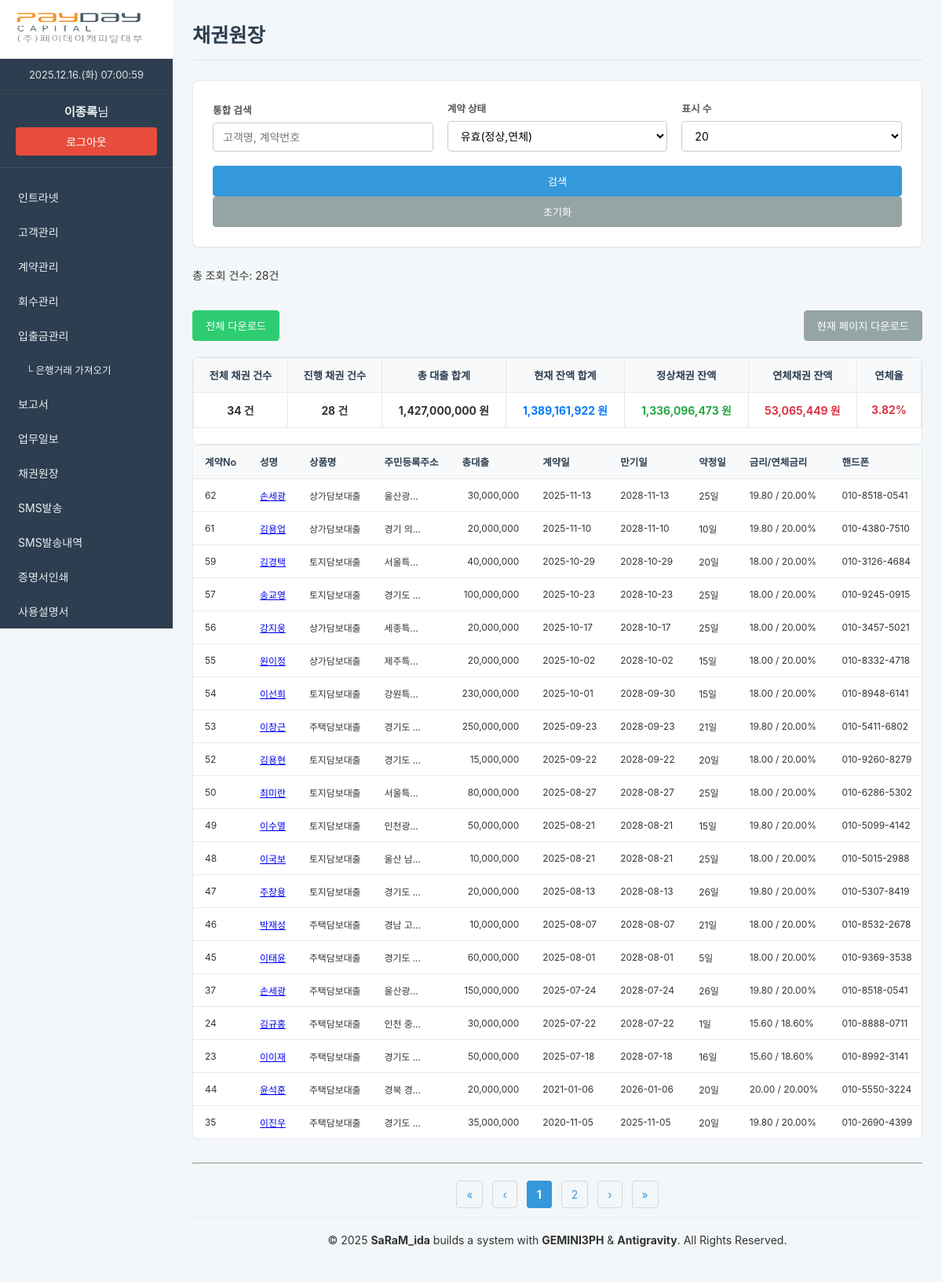
The app's page /pages/bond_ledger.php (signed in) with its own data.
### tables this page shows
CREATE TABLE `contracts` (
  `id` int(11) NOT NULL AUTO_INCREMENT,
  `customer_id` int(11) NOT NULL,
  `loan_amount` decimal(15,2) NOT NULL,
  `current_outstanding_principal` decimal(15,2) NOT NULL DEFAULT 0.00 COMMENT '현재 대출 잔액',
  `interest_rate` decimal(5,2) NOT NULL,
  `overdue_interest_rate` decimal(5,2) NOT NULL DEFAULT 0.00,
  `prepayment_rate` decimal(5,2) NOT NULL DEFAULT 0.00,
  `cumulative_overdue_days` int(11) NOT NULL DEFAULT 0,
  `loan_date` date NOT NULL,
  `maturity_date` date NOT NULL,
  `status` varchar(50) NOT NULL DEFAULT 'active',
  `product_name` varchar(100) DEFAULT NULL,
  `collateral_type` varchar(100) DEFAULT NULL,
  `collateral_address` varchar(255) DEFAULT NULL,
  `brokerage_channel` varchar(100) DEFAULT NULL,
  `broker_name` varchar(100) DEFAULT NULL,
  `payment_due_day` int(2) DEFAULT NULL,
  `created_at` datetime DEFAULT current_timestamp(),
  `bank_name` varchar(255) DEFAULT NULL,
  `account_number` varchar(255) DEFAULT NULL,
  `account_holder` varchar(255) DEFAULT NULL,
  `agreement_date` int(11) DEFAULT NULL COMMENT '약정일 (매월 납입일)',
  `repayment_method` varchar(50) DEFAULT NULL COMMENT '상환방법',
  `monthly_installment` decimal(15,2) DEFAULT NULL COMMENT '월상환약정금액',
  `contract_period_years` int(11) DEFAULT 3 COMMENT '계약기간(년)',
  `manager` varchar(100) DEFAULT NULL COMMENT '관리담당자',
  `shortfall_amount` decimal(15,2) DEFAULT 0.00,
  `next_due_date` date DEFAULT NULL,
  `last_interest_calc_date` date DEFAULT NULL,
  `rate_change_date` date DEFAULT NULL COMMENT '이율 변경 기준일',
  `new_interest_rate` decimal(5,2) DEFAULT NULL COMMENT '변경-정상 이율',
  `new_overdue_rate` decimal(5,2) DEFAULT NULL COMMENT '변경-연체 이율',
  `deferred_agreement_amount` decimal(15,2) DEFAULT 0.00 COMMENT '유예약정금',
  PRIMARY KEY (`id`),
  KEY `customer_id` (`customer_id`)
);

CREATE TABLE `customers` (
  `id` int(11) NOT NULL AUTO_INCREMENT,
  `name` varchar(100) NOT NULL,
  `resident_id_partial` varchar(8) DEFAULT NULL,
  `phone` varchar(20) NOT NULL,
  `address` varchar(255) DEFAULT NULL,
  `address_registered` varchar(255) DEFAULT NULL,
  `address_actual` varchar(255) DEFAULT NULL,
  `memo` text DEFAULT NULL,
  `created_at` datetime DEFAULT current_timestamp(),
  `application_source` varchar(255) DEFAULT NULL COMMENT '신청거래처',
  `requested_loan_amount` decimal(15,2) DEFAULT NULL COMMENT '대출신청금액',
  `loan_application_date` date DEFAULT NULL COMMENT '대출신청일',
  `manager` varchar(100) DEFAULT NULL COMMENT '담당자',
  `bank_name` varchar(50) DEFAULT NULL,
  `account_number` varchar(100) DEFAULT NULL,
  PRIMARY KEY (`id`),
  FULLTEXT KEY `ft_name_phone` (`name`,`phone`)
);

### pages/bond_ledger.php (the view, shortened to what this page needs)
<?php
include 'header.php';
global $link;
$page = isset($_GET['page']) ? (int)$_GET['page'] : 1;
$limit = $_SESSION['bond_ledger_limit'] ?? 20;
$limit_options = [5, 10, 20, 50, 100, 200, 'all'];
$limit = in_array($limit, $limit_options) ? $limit : 20;
$search_params = [
    'search' => $_GET['search'] ?? '',
    'status' => $_GET['status'] ?? 'valid',
];
$sql = "SELECT
            c.*, c.id as contract_id,
            c.customer_id,
            c.product_name,
            c.loan_amount,
            c.loan_date,
            c.maturity_date,
            c.agreement_date,
            c.interest_rate,
            c.overdue_interest_rate,
            c.repayment_method,
            c.status,
            c.shortfall_amount,
            c.next_due_date,
            c.last_interest_calc_date,
            cu.name as customer_name,
            cu.resident_id_partial,
            cu.phone,
            cu.address_registered
        FROM contracts c
        JOIN customers cu ON c.customer_id = cu.id";
$where_clauses = [];
$params = [];
$types = '';
if ($search_params['status'] == 'valid') {
    $where_clauses[] = "c.status IN ('active', 'overdue')";
} elseif (!empty($search_params['status'])) {
    $where_clauses[] = "c.status = ?";
    $params[] = $search_params['status'];
    $types .= 's';
}
if (!empty($where_clauses)) {
    $sql .= " WHERE " . implode(' AND ', $where_clauses);
}
$sql .= " ORDER BY c.loan_date DESC, c.id DESC";
$stmt = mysqli_prepare($link, $sql);
mysqli_stmt_execute($stmt);
$result = mysqli_stmt_get_result($stmt);
$all_contracts = mysqli_fetch_all($result, MYSQLI_ASSOC);
$total_records = count($all_contracts);
if ($limit === 'all') {
    $contracts_for_page = $all_contracts;
    $total_pages = 1;
} else {
    $total_pages = ceil($total_records / $limit);
    $offset = ($page - 1) * $limit;
    $contracts_for_page = array_slice($all_contracts, $offset, $limit);
}
$total_contracts_query = mysqli_query($link, "SELECT COUNT(*) as total FROM contracts");
$total_contracts_count = mysqli_fetch_assoc($total_contracts_query)['total'] ?? 0;
$summary = [
    'total_contracts' => $total_contracts_count,
    'active_contracts' => 0,
    'total_outstanding' => 0,
    'total_loan_amount' => 0,
    'normal_outstanding' => 0,
    'overdue_outstanding' => 0,
];
foreach ($all_contracts as $contract) {
    $summary['total_loan_amount'] += (float)($contract['loan_amount'] ?? 0);
    $outstanding_principal = (float)($contract['current_outstanding_principal'] ?? 0);
    $summary['total_outstanding'] += $outstanding_principal;
    if ($contract['status'] == 'active' || $contract['status'] == 'overdue') {
        $summary['active_contracts']++;
        if ($contract['status'] == 'active') {
            $summary['normal_outstanding'] += $outstanding_principal;
        } elseif ($contract['status'] == 'overdue') {
            $summary['overdue_outstanding'] += $outstanding_principal;
        }
    }
}
$summary['overdue_ratio'] = 0;
if ($summary['total_outstanding'] > 0) {
    $summary['overdue_ratio'] = round(($summary['overdue_outstanding'] / $summary['total_outstanding']) * 100, 2);
}
$statuses = ['valid' => '유효(정상,연체)', 'active' => '정상', 'overdue' => '연체', 'paid' => '완납', 'defaulted' => '부실'];
?>
<h2>채권원장</h2>
<div class="search-form-container">
    <form action="bond_ledger.php" method="get">
        <div class="search-form-flex">
            <div class="form-col">
                <label for="search">통합 검색</label>
                <input type="text" id="search" name="search" value="<?php echo htmlspecialchars($search_params['search']); ?>" placeholder="고객명, 계약번호">
            </div>
            <div class="form-col">
                <label for="status">계약 상태</label>
                <select id="status" name="status">
                    <?php foreach ($statuses as $key => $value): ?>
                        <option value="<?php echo $key; ?>" <?php if ($search_params['status'] == $key) echo 'selected'; ?>><?php echo $value; ?></option>
                    <?php endforeach; ?>
                </select>
            </div>
            <div class="form-col">
                <label for="limit">표시 수</label>
                <select name="limit" id="limit" onchange="this.form.submit()">
                    <?php foreach ($limit_options as $opt): ?>
                    <option value="<?php echo $opt; ?>" <?php if ($limit == $opt) echo 'selected'; ?>><?php echo $opt; ?></option>
                    <?php endforeach; ?>
                </select>
            </div>
            <div class="form-col">
                <button type="submit" class="btn btn-primary">검색</button>
                <a href="bond_ledger.php" class="btn btn-secondary">초기화</a>
            </div>
        </div>
    </form>
</div>
<div style="margin-bottom: 15px; display: flex; justify-content: space-between; align-items: center;">
    <span>총 조회 건수: <?php echo number_format($total_records); ?>건</span>
</div>
<div class="page-action-buttons" style="display: flex; gap: 10px; margin-bottom: 20px;">
    <form action="../process/download_bond_ledger.php" method="get" style="display: inline;">
        <button type="submit" class="btn btn-success">전체 다운로드</button>
    </form>
    <form action="../process/download_bond_ledger.php" method="get" style="display: inline;">
        <button type="submit" class="btn btn-info">현재 페이지 다운로드</button>
    </form>
</div>
<div class="table-container">
    <table class="summary-table">
        <thead>
            <tr>
                <th>전체 채권 건수</th>
                <th>진행 채권 건수</th>
                <th>총 대출 합계</th>
                <th>현재 잔액 합계</th>
                <th>정상채권 잔액</th>
                <th>연체채권 잔액</th>
                <th>연체율</th>
            </tr>
        </thead>
        <tbody>
            <tr>
                <td><?php echo number_format($summary['total_contracts']); ?> 건</td>
                <td><?php echo number_format($summary['active_contracts']); ?> 건</td>
                <td><?php echo number_format($summary['total_loan_amount']); ?> 원</td>
                <td style="color: #007bff;"><?php echo number_format($summary['total_outstanding']); ?> 원</td>
                <td style="color: #28a745;"><?php echo number_format($summary['normal_outstanding']); ?> 원</td>
                <td style="color: #dc3545;"><?php echo number_format($summary['overdue_outstanding']); ?> 원</td>
                <td style="color: #dc3545;"><?php echo $summary['overdue_ratio']; ?>%</td>
            </tr>
        </tbody>
    </table>
</div>
<div class="table-container">
    <table class="contract-list-table">
        <thead>
            <tr>
                <th>계약No</th>
                <th>성명</th>
                <th>상품명</th>
                <th>주민등록주소</th>
                <th>총대출</th>
                <th>계약일</th>
                <th>만기일</th>
                <th>약정일</th>
                <th>금리/연체금리</th>
                <th>핸드폰</th>
            </tr>
        </thead>
        <tbody>
            <?php foreach ($contracts_for_page as $contract): ?>
                <tr>
                    <td><?php echo htmlspecialchars($contract['contract_id'] ?? ''); ?></td>
                    <td><a href="customer_detail.php?id=<?php echo $contract['customer_id']; ?>"><?php echo htmlspecialchars($contract['customer_name'] ?? ''); ?></a></td>
                    <td><?php echo htmlspecialchars($contract['product_name'] ?? ''); ?></td>
                    <td title="<?php echo htmlspecialchars($contract['address_registered'] ?? ''); ?>"><?php echo htmlspecialchars(mb_strimwidth($contract['address_registered'] ?? '', 0, 10, '...')); ?></td>
                    <td style="text-align: right;"><?php echo isset($contract['loan_amount']) ? number_format($contract['loan_amount']) : ''; ?></td>
                    <td><?php echo htmlspecialchars($contract['loan_date'] ?? ''); ?></td>
                    <td><?php echo htmlspecialchars($contract['maturity_date'] ?? ''); ?></td>
                    <td><?php echo isset($contract['agreement_date']) ? htmlspecialchars($contract['agreement_date']) . '일' : ''; ?></td>
                    <td><?php echo (isset($contract['interest_rate']) && isset($contract['overdue_interest_rate'])) ? htmlspecialchars($contract['interest_rate'] . ' / ' . $contract['overdue_interest_rate']) . '%' : ''; ?></td>
                    <td><?php echo htmlspecialchars($contract['phone'] ?? ''); ?></td>
                </tr>
            <?php endforeach; ?>
        </tbody>
    </table>
</div>
 <hr style="margin: 30px 0;">
<div class="pagination">
    <?php
        $range = 5;
        $query_params = $_GET;
        unset($query_params['page']);
        $base_url = http_build_query($query_params);
        if ($total_pages > 1) {
            echo "<a href='?page=1&$base_url'>&laquo;</a> ";
            $prev_page = max(1, $page - 1);
            echo "<a href='?page=$prev_page&$base_url'>&lsaquo;</a> ";
            for ($i = max(1, $page - $range); $i <= min($total_pages, $page + $range); $i++) {
                echo ($i == $page) ? "<strong>$i</strong> " : "<a href='?page=$i&$base_url'>$i</a> ";
            }
            $next_page = min($total_pages, $page + 1);
            echo "<a href='?page=$next_page&$base_url'>&rsaquo;</a> ";
            echo "<a href='?page=$total_pages&$base_url'>&raquo;</a>";
        }
    ?>
</div>
<?php include 'footer.php'; ?>

### records on screen
contracts: id "62", customer.name "손세광", product_name "상가담보대출", customer.address_registered "울산광...", loan_amount "30,000,000", loan_date "2025-11-13", maturity_date "2028-11-13", agreement_date "25", interest_rate+overdue_interest_rate "19.80 / 20.00", customer.phone "010-8518-0541"
contracts: id "61", customer.name "김용업", product_name "상가담보대출", customer.address_registered "경기 의...", loan_amount "20,000,000", loan_date "2025-11-10", maturity_date "2028-11-10", agreement_date "10", interest_rate+overdue_interest_rate "19.80 / 20.00", customer.phone "010-4380-7510"
contracts: id "59", customer.name "김경택", product_name "토지담보대출", customer.address_registered "서울특...", loan_amount "40,000,000", loan_date "2025-10-29", maturity_date "2028-10-29", agreement_date "20", interest_rate+overdue_interest_rate "18.00 / 20.00", customer.phone "010-3126-4684"
contracts: id "57", customer.name "송교영", product_name "토지담보대출", customer.address_registered "경기도 ...", loan_amount "100,000,000", loan_date "2025-10-23", maturity_date "2028-10-23", agreement_date "25", interest_rate+overdue_interest_rate "18.00 / 20.00", customer.phone "010-9245-0915"
contracts: id "56", customer.name "강지웅", product_name "상가담보대출", customer.address_registered "세종특...", loan_amount "20,000,000", loan_date "2025-10-17", maturity_date "2028-10-17", agreement_date "25", interest_rate+overdue_interest_rate "18.00 / 20.00", customer.phone "010-3457-5021"
contracts: id "55", customer.name "원이정", product_name "상가담보대출", customer.address_registered "제주특...", loan_amount "20,000,000", loan_date "2025-10-02", maturity_date "2028-10-02", agreement_date "15", interest_rate+overdue_interest_rate "18.00 / 20.00", customer.phone "010-8332-4718"
contracts: id "54", customer.name "이선희", product_name "토지담보대출", customer.address_registered "강원특...", loan_amount "230,000,000", loan_date "2025-10-01", maturity_date "2028-09-30", agreement_date "15", interest_rate+overdue_interest_rate "18.00 / 20.00", customer.phone "010-8948-6141"
contracts: id "53", customer.name "이창근", product_name "주택담보대출", customer.address_registered "경기도 ...", loan_amount "250,000,000", loan_date "2025-09-23", maturity_date "2028-09-23", agreement_date "21", interest_rate+overdue_interest_rate "19.80 / 20.00", customer.phone "010-5411-6802"
contracts: id "52", customer.name "김용현", product_name "토지담보대출", customer.address_registered "경기도 ...", loan_amount "15,000,000", loan_date "2025-09-22", maturity_date "2028-09-22", agreement_date "20", interest_rate+overdue_interest_rate "18.00 / 20.00", customer.phone "010-9260-8279"
contracts: id "50", customer.name "최미란", product_name "토지담보대출", customer.address_registered "서울특...", loan_amount "80,000,000", loan_date "2025-08-27", maturity_date "2028-08-27", agreement_date "25", interest_rate+overdue_interest_rate "18.00 / 20.00", customer.phone "010-6286-5302"
contracts: id "49", customer.name "이수열", product_name "토지담보대출", customer.address_registered "인천광...", loan_amount "50,000,000", loan_date "2025-08-21", maturity_date "2028-08-21", agreement_date "15", interest_rate+overdue_interest_rate "19.80 / 20.00", customer.phone "010-5099-4142"
contracts: id "48", customer.name "이국보", product_name "토지담보대출", customer.address_registered "울산 남...", loan_amount "10,000,000", loan_date "2025-08-21", maturity_date "2028-08-21", agreement_date "25", interest_rate+overdue_interest_rate "18.00 / 20.00", customer.phone "010-5015-2988"
contracts: id "47", customer.name "주창용", product_name "토지담보대출", customer.address_registered "경기도 ...", loan_amount "20,000,000", loan_date "2025-08-13", maturity_date "2028-08-13", agreement_date "26", interest_rate+overdue_interest_rate "19.80 / 20.00", customer.phone "010-5307-8419"
contracts: id "46", customer.name "박재성", product_name "주택담보대출", customer.address_registered "경남 고...", loan_amount "10,000,000", loan_date "2025-08-07", maturity_date "2028-08-07", agreement_date "21", interest_rate+overdue_interest_rate "18.00 / 20.00", customer.phone "010-8532-2678"
contracts: id "45", customer.name "이태윤", product_name "주택담보대출", customer.address_registered "경기도 ...", loan_amount "60,000,000", loan_date "2025-08-01", maturity_date "2028-08-01", agreement_date "5", interest_rate+overdue_interest_rate "18.00 / 20.00", customer.phone "010-9369-3538"
contracts: id "37", customer.name "손세광", product_name "주택담보대출", customer.address_registered "울산광...", loan_amount "150,000,000", loan_date "2025-07-24", maturity_date "2028-07-24", agreement_date "26", interest_rate+overdue_interest_rate "19.80 / 20.00", customer.phone "010-8518-0541"
contracts: id "24", customer.name "김규홍", product_name "주택담보대출", customer.address_registered "인천 중...", loan_amount "30,000,000", loan_date "2025-07-22", maturity_date "2028-07-22", agreement_date "1", interest_rate+overdue_interest_rate "15.60 / 18.60", customer.phone "010-8888-0711"
contracts: id "23", customer.name "이이재", product_name "주택담보대출", customer.address_registered "경기도 ...", loan_amount "50,000,000", loan_date "2025-07-18", maturity_date "2028-07-18", agreement_date "16", interest_rate+overdue_interest_rate "15.60 / 18.60", customer.phone "010-8992-3141"
contracts: id "44", customer.name "윤석훈", product_name "주택담보대출", customer.address_registered "경북 경...", loan_amount "20,000,000", loan_date "2021-01-06", maturity_date "2026-01-06", agreement_date "20", interest_rate+overdue_interest_rate "20.00 / 20.00", customer.phone "010-5550-3224"
contracts: id "35", customer.name "이진우", product_name "주택담보대출", customer.address_registered "경기도 ...", loan_amount "35,000,000", loan_date "2020-11-05", maturity_date "2025-11-05", agreement_date "20", interest_rate+overdue_interest_rate "19.80 / 20.00", customer.phone "010-2690-4399"

### other values on screen
$_SESSION["name"] "이종록"
$total_records "28"
$summary['total_contracts'] "34"
$summary['active_contracts'] "28"
$summary['total_loan_amount'] "1,427,000,000"
$summary['total_outstanding'] "1,389,161,922"
$summary['normal_outstanding'] "1,336,096,473"
$summary['overdue_outstanding'] "53,065,449"
$summary['overdue_ratio'] "3.82"
form field status "유효(정상,연체)"
form field limit "20"
